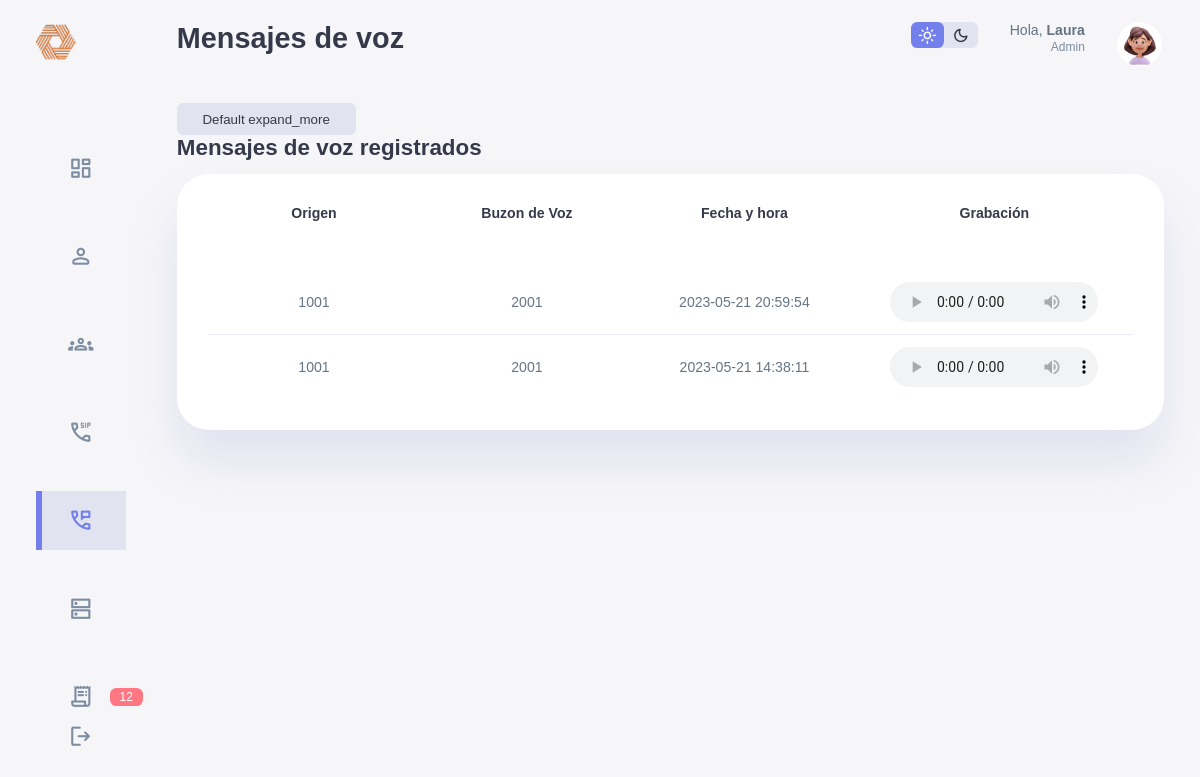
Screenshot of /mensajes_voz.php with the database file from the repository.
### tables this page shows
CREATE TABLE `cdr` (
  `accountcode` varchar(80) DEFAULT NULL,
  `src` varchar(80) DEFAULT NULL,
  `dst` varchar(80) DEFAULT NULL,
  `dcontext` varchar(80) DEFAULT NULL,
  `clid` varchar(80) DEFAULT NULL,
  `channel` varchar(80) DEFAULT NULL,
  `dstchannel` varchar(80) DEFAULT NULL,
  `lastapp` varchar(80) DEFAULT NULL,
  `lastdata` varchar(80) DEFAULT NULL,
  `answer` datetime DEFAULT NULL,
  `start` datetime NOT NULL,
  `end` datetime DEFAULT NULL,
  `duration` int DEFAULT NULL,
  `billsec` int DEFAULT NULL,
  `disposition` varchar(80) DEFAULT NULL,
  `amaflags` varchar(80) DEFAULT NULL,
  `uniqueid` varchar(80) DEFAULT NULL,
  PRIMARY KEY (`start`)
);

### mensajes_voz.php (the view, shortened to what this page needs)
<!DOCTYPE html>
<html lang="en">
<head>
    <link rel="stylesheet" href="style.css">
</head>
<body>
    <div class="container" id="ifr">
        <aside>
            <div class="top">
                <div class="logo">
                    <img src="./img/logo.png" alt="" class="logo">
                </div>
            </div>
            <div class="sidebar">
                <a href="./dashboard.php">
                    <span class="material-symbols-rounded">dashboard</span>
                </a>
                <a href="./usuarios.php">
                    <span class="material-symbols-rounded">person</span>
                </a>
                <a href="./departamentos.php">
                    <span class="material-symbols-rounded">groups</span>
                </a>
                <a href="llamadas.php">
                    <span class="material-symbols-rounded">dialer_sip</span>
                </a>
                <a href="./mensajes_voz.php" class="active">
                    <span class="material-symbols-rounded">perm_phone_msg</span>
                </a>
                <a href="./servidores.php">
                    <span class="material-symbols-rounded">dns</span>
                </a>
                <a href="logs.php">
                    <span class="material-symbols-rounded">receipt_long</span>
                    <span class="log-count fwhite">
                        <?php
                            $query = mysqli_query($con, "select * from (select * from logs order by fecha desc limit 50) as cincuenta where nivel like 'ERROR%';") or die("Fallo en la consulta");
                            $num_rows = mysqli_num_rows($query);
                            $num_errors = $num_rows;
                            echo $num_errors;
                        ?>
                    </span>
                </a>
                <a href="cerrar_sesion.php">
                    <span class="material-symbols-rounded">logout</span>
                </a>
            </div>
        </aside>
        <?php
$query = mysqli_query($con,"select src, left(lastdata,4) as 'voicemail', start, uniqueid from cdr where lastapp = 'voicemail' order by start desc;") or die("Fallo en la consulta");
$num_rows = mysqli_num_rows($query);
        ?>
        <main>
            <h1>Mensajes de voz</h1>
            <div class="ifr">
                <div class="select">
                    <select name="select-buzon" id="">
                        <option value="">Default <span class="material-symbols-rounded">expand_more</span></option>
                    </select>
                </div>
                <h2>Mensajes de voz registrados</h2>
                <table class="voicemail-table">
                    <thead>
                        <tr>
                            <th>Origen</th>
                            <th>Buzon de Voz</th>
                            <th>Fecha y hora</th>
                            <th class="no-ocultar">Grabación</th>
                        </tr>
                    </thead>
                    <tbody>
                        <?php
                            for ($i=0; $i < $num_rows; $i++) {
                                $row = mysqli_fetch_array($query);
                               ?>
                                <tr>
                                    <td><?php echo $row["src"]; ?></td>
                                    <td><?php echo $row["voicemail"]; ?></td>
                                    <td><?php echo $row["start"]; ?></td>
                                    <td class="no-ocultar">
                                    <audio controls>
                                                        <source src="./call_records/msg0000.wav" type="audio/wav">
                                                    </audio>
                                                </td>
                                </tr>
                               <?php
                            }
                        ?>
                    </tbody>
                </table>
            </div>
        </main>
        <div class="right" id="ifr">
            <div class="top">
                <div class="theme-toggle">
                    <span class="material-symbols-rounded active">light_mode</span>
                        <span class="material-symbols-rounded">dark_mode</span>
                </div>
                <div class="profile">
                    <div class="info">
                        <p>Hola, <b>Laura</b></p>
                        <small class="text-muted">Admin</small>
                    </div>
                    <div class="profile-photo">
                        <img src="./img/profile.jpg" alt="">
                    </div>
                </div>
            </div>
        </div>
    </div>
</body>
</html>

### rows the page displays
cdr: src "1001", voicemail "2001", start "2023-05-21 20:59:54"
cdr: src "1001", voicemail "2001", start "2023-05-21 14:38:11"

### other values shown
$num_errors "12"
